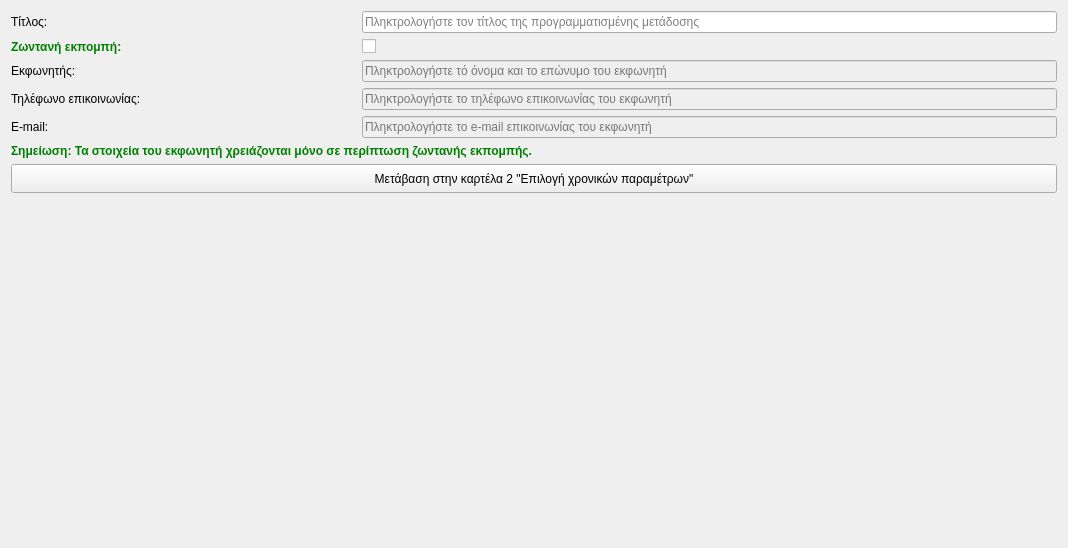
         <widget class="QWidget" name="tab_1">
          <attribute name="title">
           <string>1. Τίτλος και στοιχεία εκφωνητή</string>
          </attribute>
          <layout class="QGridLayout" name="gridLayout_2">
           <item row="3" column="0">
            <widget class="QLabel" name="label_4">
             <property name="text">
              <string>Τηλέφωνο επικοινωνίας:</string>
             </property>
            </widget>
           </item>
           <item row="7" column="0" colspan="3">
            <spacer name="verticalSpacer">
             <property name="orientation">
              <enum>Qt::Vertical</enum>
             </property>
             <property name="sizeHint" stdset="0">
              <size>
               <width>1046</width>
               <height>344</height>
              </size>
             </property>
            </spacer>
           </item>
           <item row="2" column="0">
            <widget class="QLabel" name="label_3">
             <property name="text">
              <string>Εκφωνητής:</string>
             </property>
            </widget>
           </item>
           <item row="4" column="0">
            <widget class="QLabel" name="label_5">
             <property name="text">
              <string>E-mail:</string>
             </property>
            </widget>
           </item>
           <item row="4" column="1" colspan="2">
            <widget class="QLineEdit" name="email">
             <property name="enabled">
              <bool>false</bool>
             </property>
             <property name="sizePolicy">
              <sizepolicy hsizetype="Expanding" vsizetype="Maximum">
               <horstretch>0</horstretch>
               <verstretch>0</verstretch>
              </sizepolicy>
             </property>
             <property name="dragEnabled">
              <bool>true</bool>
             </property>
             <property name="placeholderText">
              <string>Πληκτρολογήστε το e-mail επικοινωνίας του εκφωνητή</string>
             </property>
             <property name="clearButtonEnabled">
              <bool>true</bool>
             </property>
            </widget>
           </item>
           <item row="5" column="0" colspan="2">
            <widget class="QLabel" name="label_30">
             <property name="styleSheet">
              <string notr="true">QLabel{
	font-weight:bold;
	color:green;
}</string>
             </property>
             <property name="text">
              <string>Σημείωση: Τα στοιχεία του εκφωνητή χρειάζονται μόνο σε περίπτωση ζωντανής εκπομπής.</string>
             </property>
            </widget>
           </item>
           <item row="6" column="0" colspan="3">
            <widget class="QPushButton" name="go_from_1_to_2">
             <property name="minimumSize">
              <size>
               <width>0</width>
               <height>29</height>
              </size>
             </property>
             <property name="text">
              <string>Μετάβαση στην καρτέλα 2 &quot;Επιλογή χρονικών παραμέτρων&quot;</string>
             </property>
            </widget>
           </item>
           <item row="3" column="1" colspan="2">
            <widget class="QLineEdit" name="telephone">
             <property name="enabled">
              <bool>false</bool>
             </property>
             <property name="sizePolicy">
              <sizepolicy hsizetype="Expanding" vsizetype="Maximum">
               <horstretch>0</horstretch>
               <verstretch>0</verstretch>
              </sizepolicy>
             </property>
             <property name="dragEnabled">
              <bool>true</bool>
             </property>
             <property name="placeholderText">
              <string>Πληκτρολογήστε το τηλέφωνο επικοινωνίας του εκφωνητή</string>
             </property>
             <property name="clearButtonEnabled">
              <bool>true</bool>
             </property>
            </widget>
           </item>
           <item row="2" column="1" colspan="2">
            <widget class="QLineEdit" name="name">
             <property name="enabled">
              <bool>false</bool>
             </property>
             <property name="sizePolicy">
              <sizepolicy hsizetype="Expanding" vsizetype="Maximum">
               <horstretch>0</horstretch>
               <verstretch>0</verstretch>
              </sizepolicy>
             </property>
             <property name="dragEnabled">
              <bool>true</bool>
             </property>
             <property name="placeholderText">
              <string>Πληκτρολογήστε τό όνομα και το επώνυμο του εκφωνητή</string>
             </property>
             <property name="clearButtonEnabled">
              <bool>true</bool>
             </property>
            </widget>
           </item>
           <item row="1" column="0">
            <widget class="QLabel" name="label_2">
             <property name="styleSheet">
              <string notr="true">color:green;font-weight:bold;</string>
             </property>
             <property name="text">
              <string>Ζωντανή εκπομπή:</string>
             </property>
            </widget>
           </item>
           <item row="1" column="1">
            <widget class="QCheckBox" name="is_live">
             <property name="text">
              <string/>
             </property>
            </widget>
           </item>
           <item row="0" column="1" colspan="2">
            <widget class="QLineEdit" name="title">
             <property name="sizePolicy">
              <sizepolicy hsizetype="Expanding" vsizetype="Maximum">
               <horstretch>0</horstretch>
               <verstretch>0</verstretch>
              </sizepolicy>
             </property>
             <property name="dragEnabled">
              <bool>true</bool>
             </property>
             <property name="placeholderText">
              <string>Πληκτρολογήστε τον τίτλος της προγραμματισμένης μετάδοσης</string>
             </property>
             <property name="clearButtonEnabled">
              <bool>true</bool>
             </property>
            </widget>
           </item>
           <item row="0" column="0">
            <widget class="QLabel" name="label">
             <property name="text">
              <string>Τίτλος:</string>
             </property>
            </widget>
           </item>
          </layout>
         </widget>
